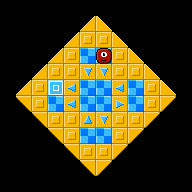

Rendered tile map (Tiled .tmx) drawn with the repository's tilesets; below, a short description and the full map source, tile grids included:
An orthogonal 12x12 tile map with 16x16 px tiles, 3 tile layers (floor, walls, items).

<map version="1.10" tiledversion="1.11.0" orientation="orthogonal" renderorder="left-up" width="12" height="12" tilewidth="16" tileheight="16" infinite="0" nextlayerid="4" nextobjectid="1">
 <editorsettings>
  <export format="defold" />
 </editorsettings>
 <properties>
  <property name="moves" type="int" value="5" />
  <property name="name" value="DIAMONDS ARE FOREVER" />
 </properties>
 <tileset firstgid="1" source="tiles.tsx" />
 <layer id="1" name="floor" width="12" height="12">
  <data encoding="csv">
0,0,0,0,0,0,0,0,0,0,0,0,
0,0,0,0,0,0,0,0,0,0,0,0,
0,0,0,0,0,0,0,0,0,0,0,0,
0,0,0,0,0,52,52,0,0,0,0,0,
0,0,0,0,52,52,52,52,0,0,0,0,
0,0,0,52,52,52,52,52,52,0,0,0,
0,0,0,52,52,52,52,52,52,0,0,0,
0,0,0,0,52,52,52,52,0,0,0,0,
0,0,0,0,0,52,52,0,0,0,0,0,
0,0,0,0,0,0,0,0,0,0,0,0,
0,0,0,0,0,0,0,0,0,0,0,0,
0,0,0,0,0,0,0,0,0,0,0,0
</data>
 </layer>
 <layer id="2" name="walls" width="12" height="12">
  <data encoding="csv">
0,0,0,0,0,0,0,0,0,0,0,0,
0,0,0,0,0,53,54,0,0,0,0,0,
0,0,0,0,53,51,51,54,0,0,0,0,
0,0,0,53,51,0,0,51,54,0,0,0,
0,0,53,51,51,0,0,51,51,54,0,0,
0,53,51,0,0,0,0,0,0,51,54,0,
0,55,51,0,0,0,0,0,0,51,56,0,
0,0,55,51,51,0,0,51,51,56,0,0,
0,0,0,55,51,0,0,51,56,0,0,0,
0,0,0,0,55,51,51,56,0,0,0,0,
0,0,0,0,0,55,56,0,0,0,0,0,
0,0,0,0,0,0,0,0,0,0,0,0
</data>
 </layer>
 <layer id="3" name="items" width="12" height="12">
  <data encoding="csv">
0,0,0,0,0,0,0,0,0,0,0,0,
0,0,0,0,0,0,0,0,0,0,0,0,
0,0,0,0,0,0,0,0,0,0,0,0,
0,0,0,0,0,0,2,0,0,0,0,0,
0,0,0,0,0,6,6,0,0,0,0,0,
0,0,0,1,3,0,0,3,0,0,0,0,
0,0,0,0,3,0,0,4,0,0,0,0,
0,0,0,0,0,5,6,0,0,0,0,0,
0,0,0,0,0,0,0,0,0,0,0,0,
0,0,0,0,0,0,0,0,0,0,0,0,
0,0,0,0,0,0,0,0,0,0,0,0,
0,0,0,0,0,0,0,0,0,0,0,0
</data>
 </layer>
</map>